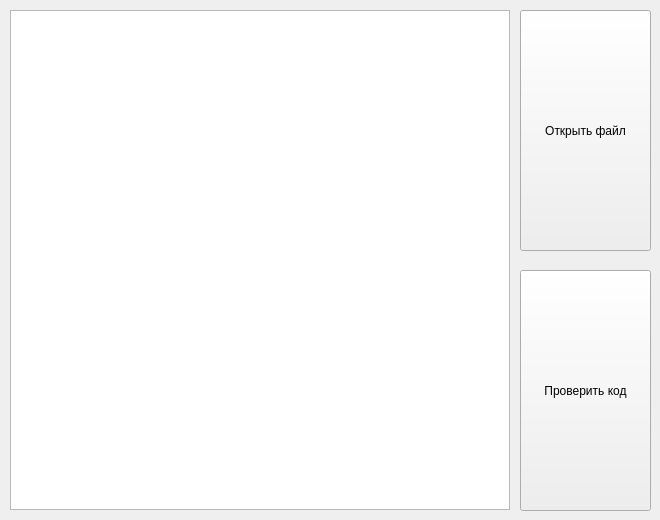
<?xml version="1.0" encoding="UTF-8"?>
<ui version="4.0">
 <class>MainWindow</class>
 <widget class="QMainWindow" name="MainWindow">
  <property name="geometry">
   <rect>
    <x>0</x>
    <y>0</y>
    <width>660</width>
    <height>520</height>
   </rect>
  </property>
  <property name="windowTitle">
   <string>MainWindow</string>
  </property>
  <widget class="QWidget" name="centralwidget">
   <widget class="QTextBrowser" name="textBrowser">
    <property name="geometry">
     <rect>
      <x>10</x>
      <y>10</y>
      <width>500</width>
      <height>500</height>
     </rect>
    </property>
   </widget>
   <widget class="QPushButton" name="openFileButton">
    <property name="geometry">
     <rect>
      <x>520</x>
      <y>10</y>
      <width>131</width>
      <height>241</height>
     </rect>
    </property>
    <property name="text">
     <string>Открыть файл</string>
    </property>
   </widget>
   <widget class="QPushButton" name="checkCodeButton">
    <property name="geometry">
     <rect>
      <x>520</x>
      <y>270</y>
      <width>131</width>
      <height>241</height>
     </rect>
    </property>
    <property name="text">
     <string>Проверить код</string>
    </property>
   </widget>
  </widget>
 </widget>
 <resources/>
 <connections/>
</ui>
